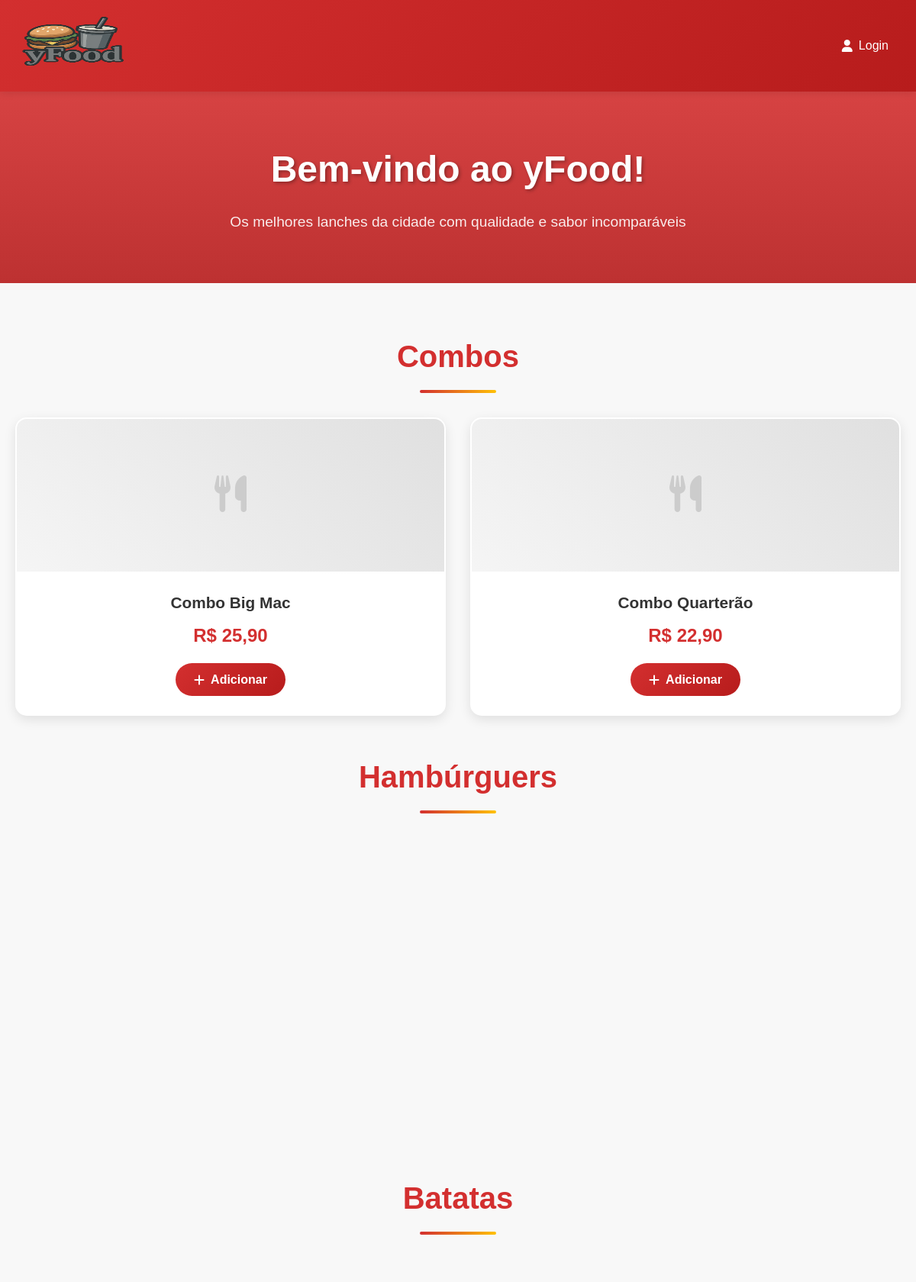
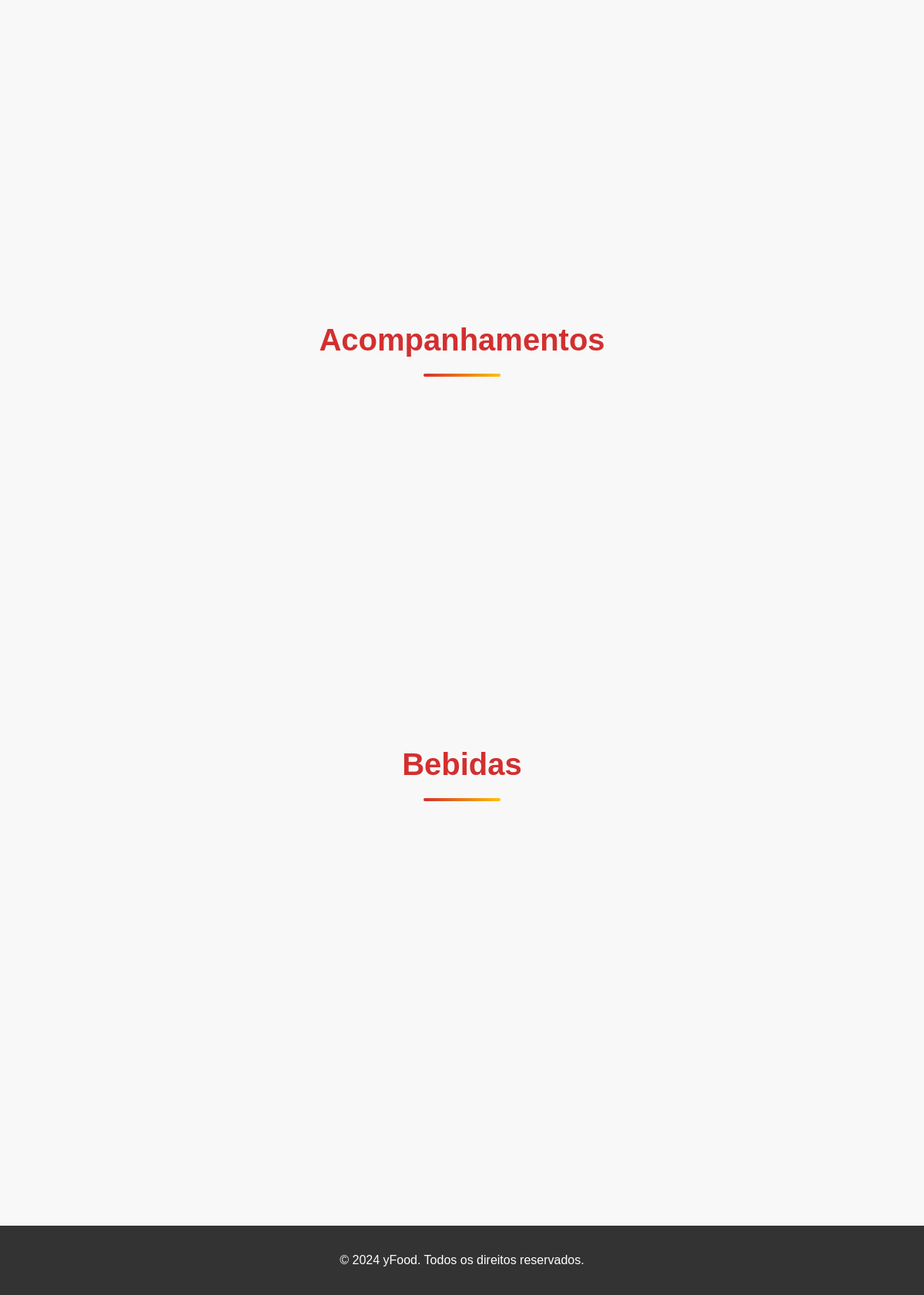
The page / on the database its author committed (2 pictures, top to bottom).
### tables this page shows
CREATE TABLE IF NOT EXISTS produtos (
    id INT AUTO_INCREMENT PRIMARY KEY,
    nome VARCHAR(100) NOT NULL,
    descricao TEXT,
    preco DECIMAL(10,2) NOT NULL,
    tipo ENUM('Combo', 'Hambúrguer', 'Batata', 'Acompanhamento', 'Bebida') NOT NULL,
    imagem VARCHAR(255),
    disponivel BOOLEAN DEFAULT TRUE,
    data_criacao TIMESTAMP DEFAULT CURRENT_TIMESTAMP
);

### index.php (the view, shortened to what this page needs)
<?php
    require_once 'config/database.php';
    try {
        $stmt = $pdo->query("SELECT * FROM produtos ORDER BY tipo, nome");
        $produtos = $stmt->fetchAll(PDO::FETCH_ASSOC);
    } catch (PDOException $e) {
        $produtos = [];
    }
    $categorias = [
        'Combo' => [],
        'Hambúrguer' => [],
        'Batata' => [],
        'Acompanhamento' => [],
        'Bebida' => []
    ];
    foreach ($produtos as $produto) {
        if (isset($categorias[$produto['tipo']])) {
            $categorias[$produto['tipo']][] = $produto;
        }
    }
    $total_carrinho = 0;
?>
<!DOCTYPE html>
<html lang="pt-BR">
<head>
    <link rel="stylesheet" href="assets/css/style.css">
    <link href="https://cdnjs.cloudflare.com/ajax/libs/font-awesome/6.0.0/css/all.min.css" rel="stylesheet">
</head>
<body>
    <header class="header">
        <div class="container">
            <div class="logo">
                <img src="assets/img/logo.png" alt="yFood" width="150" height="80">
            </div>
            <nav class="nav">
                <?php if (isset($_SESSION['usuario_id'])): ?>
                    <a href="historico.php" class="nav-link">
                        <i class="fas fa-history"></i> Histórico
                    </a>
                    <a href="logout.php" class="nav-link">
                        <i class="fas fa-sign-out-alt"></i>Sair
                    </a>
                <?php elseif ($total_carrinho == 0): ?>
                    <a href="login.php" class="nav-link">
                        <i class="fas fa-user"></i> Login
                    </a>
                <?php endif; ?>
            </nav>
        </div>
    </header>
    <section class="hero">
        <div class="container">
            <h2>Bem-vindo ao yFood!</h2>
            <p>Os melhores lanches da cidade com qualidade e sabor incomparáveis</p>
        </div>
    </section>
    <main class="main-content">
        <div class="container">
            <?php foreach ($categorias as $categoria => $produtos_categoria): ?>
                <?php if (!empty($produtos_categoria)): ?>
                    <section class="menu-section">
                        <h2 class="section-title"><?= $categoria ?>s</h2>
                        <div class="produtos-grid">
                            <?php foreach ($produtos_categoria as $produto): ?>
                                <div class="produto-card">
                                    <div class="produto-imagem">
                                        <?php if ($produto['imagem']): ?>
                                            <img src="<?= htmlspecialchars($produto['imagem']) ?>" alt="<?= htmlspecialchars($produto['nome']) ?>">
                                        <?php else: ?>
                                            <div class="placeholder-imagem">
                                                <i class="fas fa-utensils"></i>
                                            </div>
                                        <?php endif; ?>
                                    </div>
                                    <div class="produto-info">
                                        <h3><?= htmlspecialchars($produto['nome']) ?></h3>
                                        <p class="preco">R$ <?= number_format($produto['preco'], 2, ',', '.') ?></p>
                                        <button class="btn-adicionar" onclick="adicionarAoCarrinho(<?= $produto['id'] ?>, '<?= htmlspecialchars($produto['nome']) ?>', <?= $produto['preco'] ?>)">
                                            <i class="fas fa-plus"></i> Adicionar
                                        </button>
                                    </div>
                                </div>
                            <?php endforeach; ?>
                        </div>
                    </section>
                <?php endif; ?>
            <?php endforeach; ?>
        </div>
    </main>
    <footer class="footer">
        <div class="container">
            <p>&copy; 2024 yFood. Todos os direitos reservados.</p>
        </div>
    </footer>
</body>
</html>

### assets/css/style.css (style rules this page uses)
* { margin: 0; padding: 0; box-sizing: border-box; }
body { font-family: 'Arial', sans-serif; line-height: 1.6; color: #333; background-color: #f8f8f8; }
.container { max-width: 1200px; margin: 0 auto; padding: 0 20px; }
.header { background: linear-gradient(135deg, #d32f2f 0%, #b71c1c 100%); color: white; padding: 1rem 0; box-shadow: 0 2px 10px rgba(0,0,0,0.1); position: sticky; top: 0; z-index: 1000; }
.header .container { display: flex; justify-content: space-between; align-items: center; }
.nav { display: flex; gap: 1rem; align-items: center; }
.nav-link { color: white; text-decoration: none; padding: 0.5rem 1rem; border-radius: 25px; transition: all 0.3s ease; display: flex; align-items: center; gap: 0.5rem; font-weight: 500; }
.hero { color: white; text-align: center; padding: 4rem 0; margin-bottom: 2rem; }
.hero h2 { font-size: 3rem; margin-bottom: 1rem; text-shadow: 2px 2px 4px rgba(0,0,0,0.3); }
.hero p { font-size: 1.2rem; opacity: 0.9; }
.main-content { padding: 2rem 0; }
.menu-section { margin-bottom: 3rem; }
.section-title { font-size: 2.5rem; color: #d32f2f; text-align: center; margin-bottom: 2rem; position: relative; padding-bottom: 1rem; }
.section-title::after { content: ''; position: absolute; bottom: 0; left: 50%; transform: translateX(-50%); width: 100px; height: 4px; background: linear-gradient(90deg, #d32f2f, #ffc107); border-radius: 2px; }
.produtos-grid { display: grid; grid-template-columns: repeat(auto-fit, minmax(300px, 1fr)); gap: 2rem; margin-top: 2rem; }
.produto-card { background: white; border-radius: 15px; overflow: hidden; box-shadow: 0 5px 15px rgba(0,0,0,0.1); transition: all 0.3s ease; border: 2px solid transparent; }
.produto-imagem { height: 200px; overflow: hidden; background: linear-gradient(45deg, #f5f5f5, #e0e0e0); display: flex; align-items: center; justify-content: center; }
.placeholder-imagem { font-size: 3rem; color: #ccc; }
.produto-info { padding: 1.5rem; text-align: center; }
.produto-info h3 { font-size: 1.3rem; margin-bottom: 0.5rem; color: #333; }
.preco { font-size: 1.5rem; font-weight: bold; color: #d32f2f; margin-bottom: 1rem; }
.btn-adicionar { background: linear-gradient(135deg, #d32f2f 0%, #b71c1c 100%); color: white; border: none; padding: 0.8rem 1.5rem; border-radius: 25px; cursor: pointer; font-size: 1rem; font-weight: bold; transition: all 0.3s ease; display: flex; align-items: center; gap: 0.5rem; margin: 0 auto; }
.footer { background: #333; color: white; text-align: center; padding: 2rem 0; margin-top: 3rem; }
.produto-card { animation: fadeIn 0.6s ease-out; }

### rows shown on the page
produtos: nome "Combo Big Mac", preco "25,90"
produtos: nome "Combo Quarterão", preco "22,90"

### other values the page prints
$categoria "Combo"
$categoria "Hambúrguer"
$categoria "Batata"
$categoria "Acompanhamento"
$categoria "Bebida"
